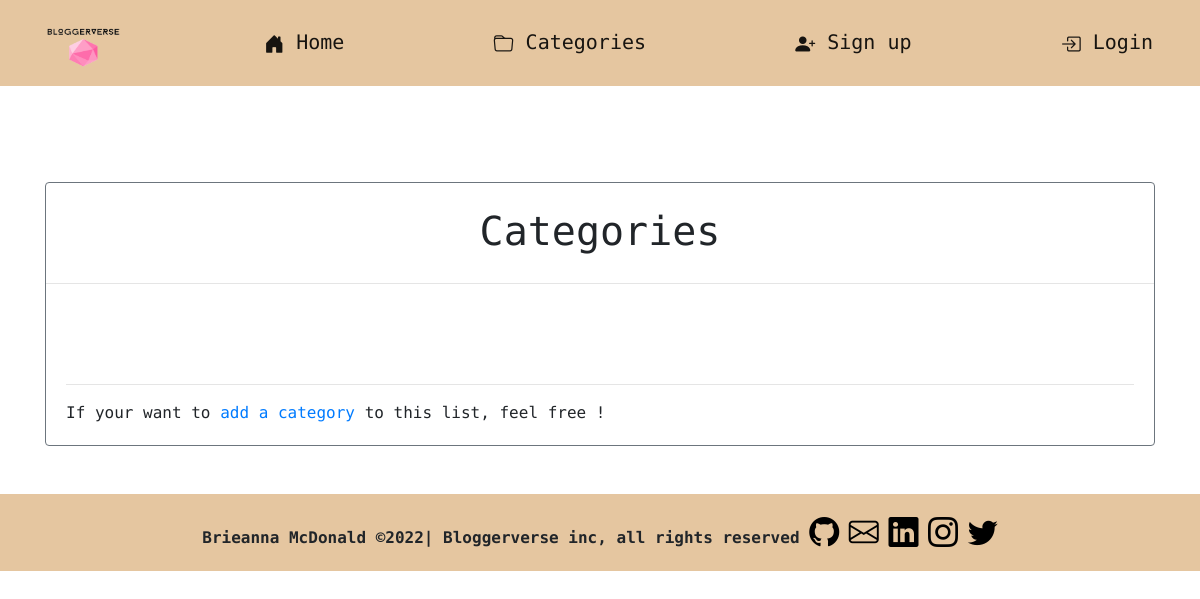
The page /Category_list/ on the database as committed earlier.
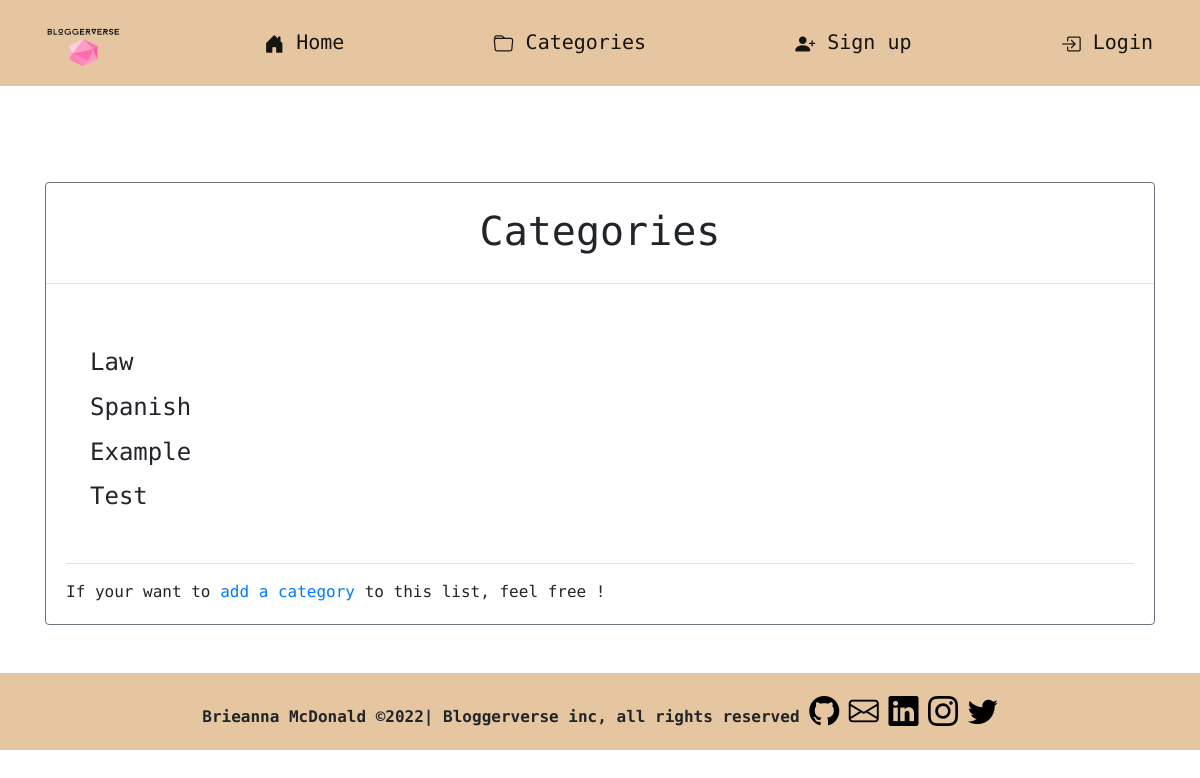
The same page on the database as committed later.
### myblog/models.py (models this page shows, shortened)
class Category(models.Model):
    name = models.CharField(max_length=70, unique=True)
    def __str__(self):
        return self.name
    class Meta:
        verbose_name_plural = "Categories"

### myblog/views.py (the view)
# urls.py: path('Category_list/', CategoryListView, name='category_list'),
def CategoryListView(request):
    category_list = Category.objects.all()
    return render(request, 'category_list.html',
                  {'category_list': category_list})

### myblog/templates/category_list.html (shortened to what this page needs)
{% extends 'base.html' %}
{% block content %}
<br><br><br><br>
    <div class="card border-secondary">
        <br/>
        <h1 class=" card-title" id="heading">Categories</h1>
        <hr>
        <br/>
            <div class="card-body">
                {% for item in category_list %}
                    <h4 class="categories-list"><a class="dropdown-item" href="{% url 'category_page' item|slugify %}">{{ item|title }}</a></h4>
                {% endfor %}
                <br/>
                <hr>
                If your want to <a href="{% url 'category' %}" target="_blank">add a category</a> to this list, feel free !
            </div>
    </div>
<br><br>
{% endblock %}

### myblog/templates/base.html (shortened to what this page needs)
<!DOCTYPE html>
<html lang="en">
  <head>
      {% load static %}
      {% load cloudinary %}
      <link rel="stylesheet" href="https://cdn.jsdelivr.net/npm/bootstrap@4.4.1/dist/css/bootstrap.min.css">
      <link rel="stylesheet" href="https://cdn.jsdelivr.net/npm/bootstrap-icons@1.3.0/font/bootstrap-icons.css">
      <link rel="stylesheet" type="text/css" href="{{'/static/css/style.css' }}">
  </head>
  <body>
      <nav class="navbar navbar-light" style="background-color:#e5c6a0 ;">
        <div class="container-fluid">
          <img src="{{ '/static/images/logo.png' }}" alt="logo" width="100" height="70" class="d-inline-block">
          <a class="navbar-brand" href="{% url 'home' %}">
            <i class="bi bi-house-door-fill d-inline-block align-text-top"></i>
            Home
          </a>
          {% if category_menu %}
              <div class="nav-item dropdown">
                <a class="navbar-brand dropdown-toggle" href="#" id="navbarDropdownMenuLink" data-toggle="dropdown" aria-haspopup="true" aria-expanded="false">
                  <i class="bi bi-folder d-inline-block align-text-top"></i>
                Categories
                </a>
                <div class="dropdown-menu" aria-labelledby="navbarDropdownMenuLink">
                  {% for item in category_menu %}
                    <a class="dropdown-item" href="{% url 'category_page' item|slugify %}">{{item|title}}</a>
                  {% endfor %}
                </div>
              </div>
          {% else %}
              <div class="nav-item">
                <a class="navbar-brand" href="{% url 'category_list' %}"> <i class="bi bi-folder d-inline-block align-text-top"></i> Categories</a>
              </div>
          {% endif%}
          {% if user.is_authenticated %}
            <a class="navbar-brand" href="{% url 'posts' %}">
              <i class="bi bi-chat-left-text d-inline-block align-text-top"></i>
              Add Post
            </a>
            <a class="navbar-brand" href="{% url 'category' %}">
              <i class="bi bi-folder-plus d-inline-block align-text-top"></i>
              Add Category
            </a>
            <div class="nav-item dropdown">
              <a class="navbar-brand dropdown-toggle" href="#" id="navbarDropdownMenuLink" data-toggle="dropdown" aria-haspopup="true" aria-expanded="false">
                <i class="bi bi-person-circle d-inline-block align-text-top"></i>
              {{ user.username|title }}'s Profile
              </a>
              <div class="dropdown-menu" aria-labelledby="navbarDropdownMenuLink">
                <a class="dropdown-item" href="{% url 'profile_settings' %}">Edit {{ user.username|title }}'s Settings</a>
                {% if user.userprofile.id%}
                <a class="dropdown-item" href="{% url 'view_profile' user.userprofile.id %}">View {{ user.username|title }}'s Page</a>
                <a class="dropdown-item" href="{% url 'profile' user.userprofile.id %}">Edit {{ user.username|title }}'s Page</a>
                {% else %}
                <a class="dropdown-item" href="{% url 'create_profile' %}">Create {{ user.username|title }}'s Profile </a>
                {% endif %}
              </div>
            </div>
            <a class="navbar-brand" href="{% url 'logout' %}">
              <i class="bi bi-box-arrow-left d-inline-block align-text-top"></i>
              Log out
            </a>
          {% else %}
            <a class="navbar-brand" href="{% url 'sign_up' %}">
              <i class="bi bi-person-plus-fill d-inline-block align-text-top"></i>
              Sign up
            </a>
            <a class="navbar-brand" href="{% url 'login' %}">
              <i class="bi bi-box-arrow-in-right d-inline-block align-text-top"></i>
              Login
            </a>
          {% endif %}
        </div>
      </nav>
      <div class="container">
        {% block content %}
        {% endblock %}
      </div>
  <footer class="footer mt-auto py-3 ">
    <strong>Brieanna McDonald ©2022| Bloggerverse inc, all rights reserved</strong> <a href="https://github.com/bmcdonald2000" target="_blank" rel="noopener noreferrer"><i class='bi bi-github icons'></i></a> <a href="mailto:bmcdonald1406@gmail.com" target="_blank" rel="noopener noreferrer"><i class='bi bi-envelope icons'></i></a> <a href="https://www.linkedin.com/in/brieanna-mcdonald-0263b1212/" target="_blank" rel="noopener noreferrer"><i class="bi bi-linkedin icons"></i></a> <a href="https://www.instagram.com/" target="_blank" rel="noopener noreferrer"><i class="bi bi-instagram icons"></i></a> <a href="https://twitter.com/?lang=en" target="_blank" rel="noopener noreferrer"><i class="bi bi-twitter icons"></i></a></div>
  </footer>
  </body>
</html>

### static/css/style.css (style rules this page uses)
body { font-family: 'Space Mono', monospace; }
#heading { text-align: center; }
.icons { font-size: 30px; color: #000; }
.container { border-color: #000; }
footer { background-color: #e5c6a0; width: 100%; text-align: center; }

Rows that differ between the two databases and show on the page:
added Category: name "Law"
added Category: name "Spanish"
added Category: name "Example"
added Category: name "Test"
